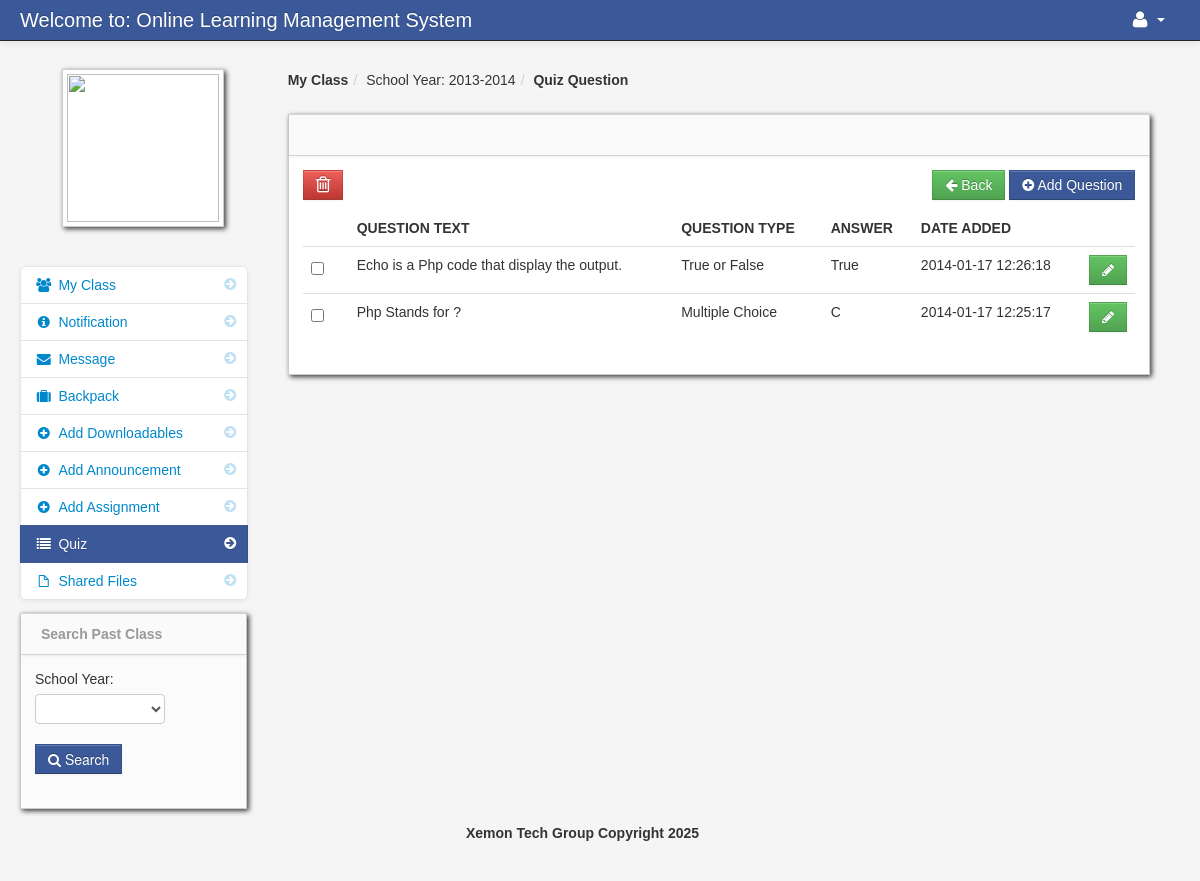
Screenshot of /quiz_question.php?id=3 (signed in) with the database file from the repository.
### tables this page shows
CREATE TABLE `school_year` (
  `school_year_id` int(11) NOT NULL,
  `school_year` varchar(100) NOT NULL
);

CREATE TABLE `quiz_question` (
  `quiz_question_id` int(11) NOT NULL,
  `quiz_id` int(11) NOT NULL,
  `question_text` varchar(100) NOT NULL,
  `question_type_id` int(11) NOT NULL,
  `points` int(11) NOT NULL,
  `date_added` varchar(100) NOT NULL,
  `answer` varchar(100) NOT NULL
);

CREATE TABLE `question_type` (
  `question_type_id` int(11) NOT NULL,
  `question_type` varchar(150) NOT NULL
);

### quiz_question.php (the view, shortened to what this page needs)
<?php include('header_dashboard.php'); ?>
<?php $get_id = $_GET['id']; ?>
<body>
		<?php include('navbar_teacher.php'); ?>
        <div class="container-fluid">
            <div class="row-fluid">
				<?php include('quiz_sidebar_teacher.php'); ?>
                <div class="span9" id="content">
                     <div class="row-fluid">
									<ul class="breadcrumb">
										<?php
										$school_year_query = mysqli_query($conn,"select * from school_year order by school_year DESC")or die(mysqli_error());
										$school_year_query_row = mysqli_fetch_array($school_year_query);
										?>
										<li><a href="#"><b>My Class</b></a><span class="divider">/</span></li>
										<li><a href="#">School Year: <?php echo $school_year_query_row['school_year']; ?></a><span class="divider">/</span></li>
										<li><a href="#"><b>Quiz Question</b></a></li>
									</ul>
                        <div id="block_bg" class="block">
                            <div class="navbar navbar-inner block-header">
                            </div>
                            <div class="block-content collapse in">
                                <div class="span12">
									<div class="pull-right">
									<a href="teacher_quiz.php" class="btn btn-success"><i class="icon-arrow-left"></i> Back</a>
									<a href="add_question.php<?php echo '?id='.$get_id; ?>" class="btn btn-info"><i class="icon-plus-sign"></i> Add Question</a>
									</div>
									<form action="delete_quiz_question.php" method="post">
  									<table cellpadding="0" cellspacing="0" border="0" class="table" id="">
									<a data-toggle="modal" href="#backup_delete" id="delete"  class="btn btn-danger" name=""><i class="icon-trash icon-large"></i></a>
										<thead>
										        <tr>
												<th></th>
												<th>Question Text</th>
												<th>Question Type</th>
												<th>Answer</th>
												<th>Date Added</th>
												<th></th>
												</tr>
										</thead>
										<tbody>
                              		<?php
										$query = mysqli_query($conn,"select * FROM quiz_question
										LEFT JOIN question_type on quiz_question.question_type_id = question_type.question_type_id
										where quiz_id = '$get_id'  order by date_added DESC ")or die(mysqli_error());
										while($row = mysqli_fetch_array($query)){
										$id  = $row['quiz_question_id'];
									?>
										<tr id="del<?php echo $id; ?>">
										<td width="30">
											<input id="optionsCheckbox" class="" name="selector[]" type="checkbox" value="<?php echo $id; ?>">
										</td>
												<td><?php echo $row['question_text']; ?></td>
												<td><?php  echo $row['question_type']; ?></td>
												<td><?php  echo $row['answer']; ?></td>
												<td><?php echo $row['date_added']; ?></td>
												<td width="30"><a href="edit_question.php<?php echo '?id='.$get_id; ?>&<?php echo 'quiz_question_id='.$id; ?>" class="btn btn-success"><i class="icon-pencil"></i></a></td>
										</tr>
									<?php } ?>
										</tbody>
									</table>
									</form>
                                </div>
                            </div>
                        </div>
                    </div>
                </div>
            </div>
		<?php include('footer.php'); ?>
        </div>
		<?php include('script.php'); ?>
    </body>
</html>

### admin/assets/styles.css (style rules this page uses)
body { padding-top: 60px; padding-bottom: 40px; background-color: #f5f5f5; }
#content { margin-left:0px; }
.breadcrumb { margin: 0 0 0px; padding: 10px 0px; background-color: transparent; }
.block { background: url("../images/pixel-60fff.png") repeat scroll 0 0 rgba(0, 0, 0, 0) !important; border: 1px solid #ccc; background: white; margin: 1em 0em; border-top: none; -webkit-box-shadow: 2px 2px 5px rgba(0, 0, 6, 0.75); -moz-box-shadow: 2px 2px 5px rgba(0, 0, 6, 0.75); box-shadow: 2px 2px 5px rgba(0, 0, 6, 0.75); }
.block-content { margin: 1em; min-height: .25em; }
.block-header { margin-bottom: 0px; border-right: none; border-left: none; -webkit-border-radius: 0px; -moz-border-radius: 0px; border-radius: 0px; }

### rows the page displays
school_year: school_year "2013-2014"
quiz_question: question_text "Echo is a Php code that display the output.", question_type.question_type "True or False", answer "True", date_added "2014-01-17 12:26:18"
quiz_question: question_text "Php Stands for ?", question_type.question_type "Multiple Choice", answer "C", date_added "2014-01-17 12:25:17"
